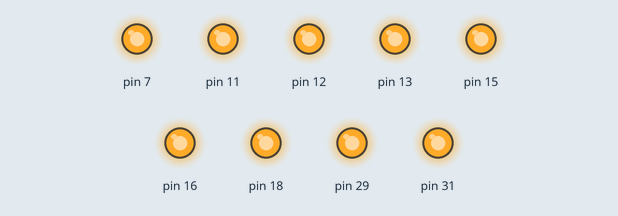
Recording of a program running on a simulated Raspberry Pi (header pin numbers). Parts: output pins drawn as LEDs (lit = HIGH).

Above: at 1.0 s.
At 3.0 s:
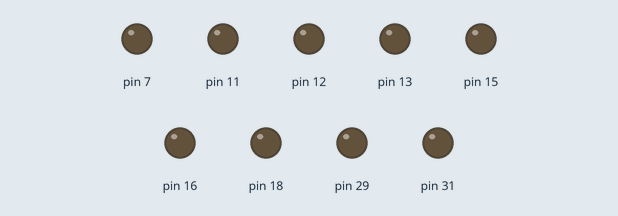
Timing chart, 0 to 5.2 s (numbered marks = the images above):
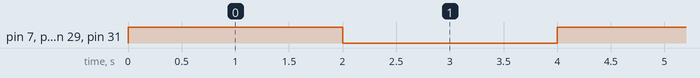

Measured:
- by itself, pin 7, pin 11–13, pin 15, pin 16, pin 18, pin 29, pin 31: alternates HIGH for 2.0 s and LOW for 2.0 s

The program:

Tut01_LED_Blink.py
```python
import RPi.GPIO as GPIO
from time import sleep

GPIO.setmode(GPIO.BOARD)

GPIO.setup(7, GPIO.OUT)#G4N
GPIO.setup(29, GPIO.OUT)#G5Y
GPIO.setup(31, GPIO.OUT)#G6N
GPIO.setup(11, GPIO.OUT)#G17N
GPIO.setup(12, GPIO.OUT)#G18Y
GPIO.setup(13, GPIO.OUT)#G27N
GPIO.setup(15, GPIO.OUT)#G22Y
GPIO.setup(16, GPIO.OUT)#G23Y
GPIO.setup(18, GPIO.OUT)#G24N

while True:
    GPIO.output(7, True)
    GPIO.output(29, True)
    GPIO.output(31, True)
    GPIO.output(11, True)
    GPIO.output(12, True)
    GPIO.output(13, True)
    GPIO.output(15, True)
    GPIO.output(16, True)
    GPIO.output(18, True)
    sleep(2)
    GPIO.output(7, False)
    GPIO.output(29, False)
    GPIO.output(31, False)
    GPIO.output(11, False)
    GPIO.output(12, False)
    GPIO.output(13, False)
    GPIO.output(15, False)
    GPIO.output(16, False)
    GPIO.output(18, False)
    sleep(2)
```
